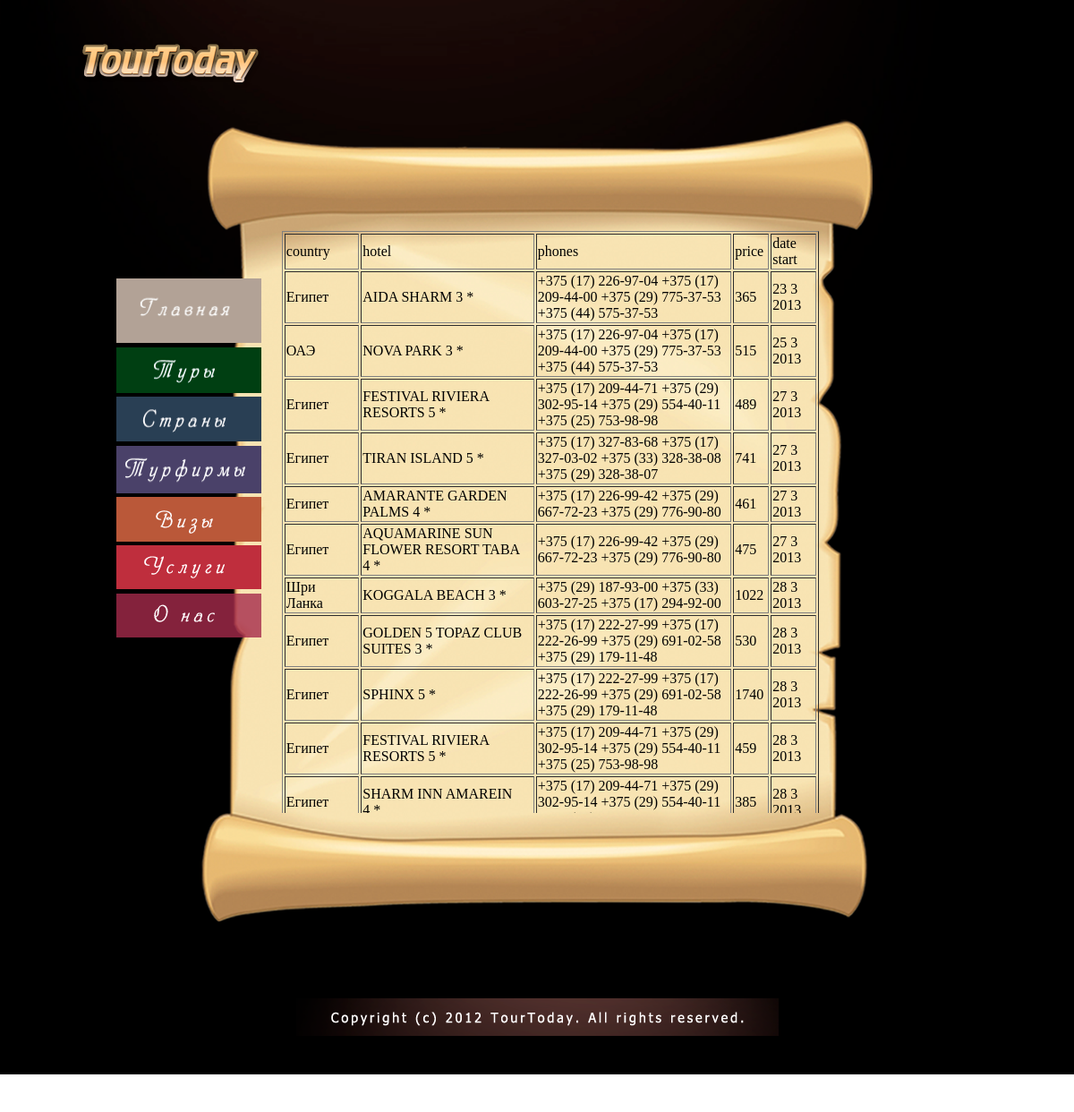
The page / on the database its author committed.
### tables this page shows
CREATE TABLE IF NOT EXISTS `tours` (
  `id` int(11) NOT NULL AUTO_INCREMENT,
  `country` text NOT NULL,
  `city` text NOT NULL,
  `departure` text NOT NULL,
  `duration` text NOT NULL,
  `firm` text NOT NULL,
  `hotel` text NOT NULL,
  `phones` text NOT NULL,
  `price` text NOT NULL,
  `datestart` text NOT NULL,
  PRIMARY KEY (`id`)
);

### index.php (the view, shortened to what this page needs)
<html>
    <head>
        <link type="text/css" rel="stylesheet" href="style.css" />
    </head>
    <body class="body">
        <div class="header">
        </div>
        <div class="main">
            <div class="content">
                <div class="leftmenu">
                    <table class="menu">
                        <tr>
                            <td><a href="index.php"><img src="/tourtoday/images/vk1.png" width="162" height="73"/></a></td>
                        </tr>
                        <tr>
                            <td><a href="tours.php"><img src="/tourtoday/images/vk2.png" width="162" height="51"/></a></td>
                        </tr>
                        <tr>
                            <td><a href="countries.php"><img src="/tourtoday/images/vk3.png" width="162" height="51"/></a></td>
                        </tr>
                        <tr>
                            <td><a href="firms.php"><img src="/tourtoday/images/vk4.png" width="162" height="53"/></a></td>
                        </tr>
                        <tr>
                            <td><a href="visas.php"><img src="/tourtoday/images/vk5.png" width="162" height="50"/></a></td>
                        </tr>
                        <tr>
                            <td><a href="service.php"><img src="/tourtoday/images/vk6.png" width="162" height="50"/></a></td>
                        </tr>
                        <tr>
                            <td><a href="about.php"><img src="/tourtoday/images/vk7.png" width="162" height="50"/></a></td>
                        </tr>
                    </table>
                </div>
                <div class="tourtable">
                    <table border="1">
                        <?php
                        $tr = mysql_query("select * from tours;");
                        if ($tr) {
                            echo "<tr><td>country</td><td>hotel</td><td>phones</td>
                            <td>price</td><td>date start</td></tr>";
                            while ($tour = mysql_fetch_array($tr)) {
                                echo "<tr>
                                    <td>" . $tour['country'] . "&nbsp;</td>
                                    <td>" . $tour['hotel'] . "&nbsp;</td>
                                    <td>" . $tour['phones'] . "&nbsp;</td>
                                    <td>" . $tour['price'] . "&nbsp;</td>
                                    <td>" . $tour['datestart'] . "&nbsp;</td>
                                </tr>";
                            }
                        } else {
                            echo "<p><b>Error: " . mysql_error() . "</b><p>";
                            exit();
                        }
                        ?>
                    </table>
                </div>
            </div>
            <div class="underground"></div>
        </div>
    </body>
</html>

### style.css (style rules this page uses)
.leftmenu { height: 100%; width: 20%; float: left; padding-left: 50px; }
.menu { float: right; padding-top: 200px; }
.content { height: 50%; width: 100%; min-height: 950px; background-image: url('/tourtoday/images/osnova3.png'); background-repeat: no-repeat; background-position: center; float: left; }
.underground { height: 20%; width: 100%; float: left; background-image: url('/tourtoday/images/podval.png'); background-repeat: no-repeat; background-position: center; }
.tourtable { overflow-y: scroll; max-height: 650px; float: left; width: 600px; margin-top: 150px; margin-left: 20px; }
.body { background-image: url('/tourtoday/images/fon3.jpg'); background-repeat: no-repeat; background-position: center; background-size: cover; }
.header { float: left; height: 100px; width: 100%; background-image: url('/tourtoday/images/logo.png'); background-repeat: no-repeat; background-position: 7% 80%; }

### rows shown on the page
tours: country "Египет", hotel "AIDA SHARM 3 *", phones "+375 (17) 226-97-04 +375 (17) 209-44-00 +375 (29) 775-37-53 +375 (44) 575-37-53", price "365", datestart "23 3 2013"
tours: country "ОАЭ", hotel "NOVA PARK 3 *", phones "+375 (17) 226-97-04 +375 (17) 209-44-00 +375 (29) 775-37-53 +375 (44) 575-37-53", price "515", datestart "25 3 2013"
tours: country "Египет", hotel "FESTIVAL RIVIERA RESORTS 5 *", phones "+375 (17) 209-44-71 +375 (29) 302-95-14 +375 (29) 554-40-11 +375 (25) 753-98-98", price "489", datestart "27 3 2013"
tours: country "Египет", hotel "TIRAN ISLAND 5 *", phones "+375 (17) 327-83-68 +375 (17) 327-03-02 +375 (33) 328-38-08 +375 (29) 328-38-07", price "741", datestart "27 3 2013"
tours: country "Египет", hotel "AMARANTE GARDEN PALMS 4 *", phones "+375 (17) 226-99-42 +375 (29) 667-72-23 +375 (29) 776-90-80", price "461", datestart "27 3 2013"
tours: country "Египет", hotel "AQUAMARINE SUN FLOWER RESORT TABA 4 *", phones "+375 (17) 226-99-42 +375 (29) 667-72-23 +375 (29) 776-90-80", price "475", datestart "27 3 2013"
tours: country "Шри Ланка", hotel "KOGGALA BEACH 3 *", phones "+375 (29) 187-93-00 +375 (33) 603-27-25 +375 (17) 294-92-00", price "1022", datestart "28 3 2013"
tours: country "Египет", hotel "GOLDEN 5 TOPAZ CLUB SUITES 3 *", phones "+375 (17) 222-27-99 +375 (17) 222-26-99 +375 (29) 691-02-58 +375 (29) 179-11-48", price "530", datestart "28 3 2013"
tours: country "Египет", hotel "SPHINX 5 *", phones "+375 (17) 222-27-99 +375 (17) 222-26-99 +375 (29) 691-02-58 +375 (29) 179-11-48", price "1740", datestart "28 3 2013"
tours: country "Египет", hotel "FESTIVAL RIVIERA RESORTS 5 *", phones "+375 (17) 209-44-71 +375 (29) 302-95-14 +375 (29) 554-40-11 +375 (25) 753-98-98", price "459", datestart "28 3 2013"
tours: country "Египет", hotel "SHARM INN AMAREIN…", phones "+375 (17) 209-44-71 +375 (29) 302-95-14 +375 (29) 554-40-11…", price "385", datestart "28 3…"
